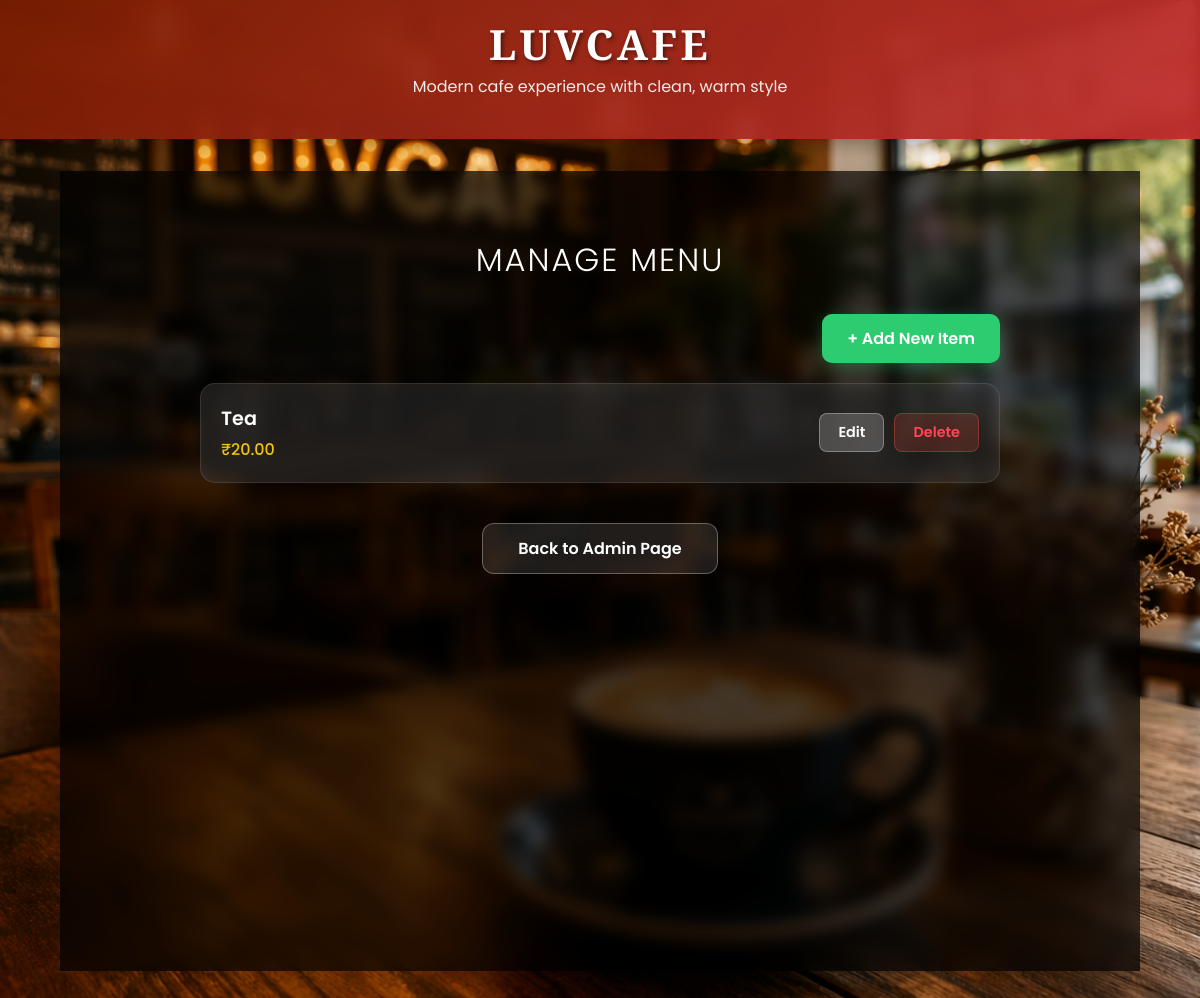
The page /manage_menu/ (signed in) on the database as committed earlier.
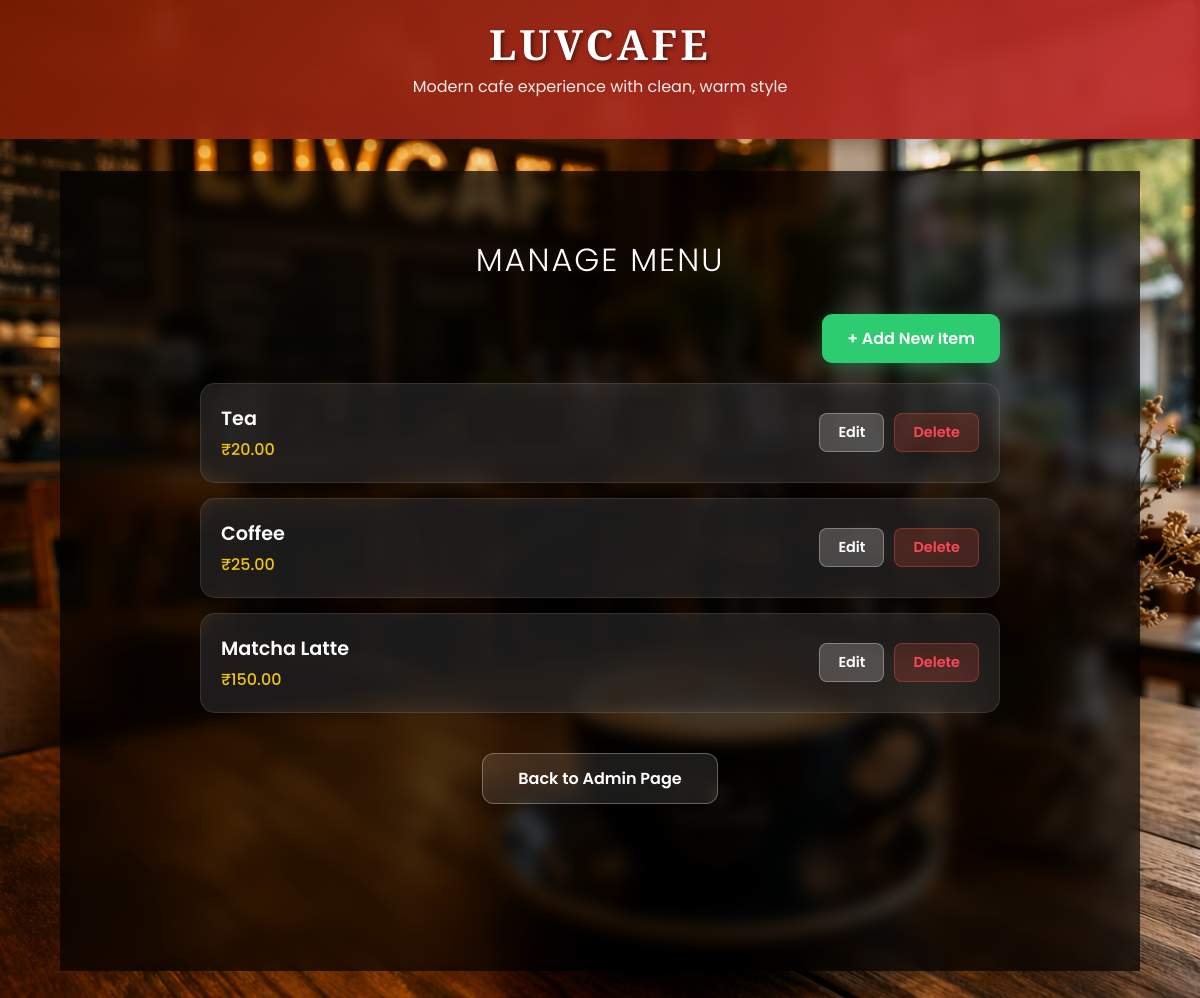
The same page on the database as committed later.
### Luvcafe/models.py (models this page shows, shortened)
class Tastes(models.Model):
    tastes = models.CharField(max_length=100)
    price = models.DecimalField(max_digits=6, decimal_places=2)

### Luvcafe/views.py (the view)
# urls.py: path('manage_menu/', views.manage_menu, name='manage_menu'),
def manage_menu(request):
    if not request.user.is_superuser:
        return redirect('home_page')
    items = Tastes.objects.all()
    return render(request, 'manage_menu.html', {'items': items})

### Luvcafe/templates/manage_menu.html (shortened to what this page needs)
{% extends 'base.html' %}
{% load static %}
{% block content %}
<div class="container">
    <h2>Manage Menu</h2>
    <div class="action-bar">
        <a href="{% url 'add_order' %}" class="btn-add">+ Add New Item</a>
    </div>
    <div class="menu-list">
        {% for item in items %}
        <div class="menu-item-card">
            <div class="item-info">
                <span class="item-name">{{ item.tastes }}</span>
                <span class="item-price">₹{{ item.price }}</span>
            </div>
            <div class="item-controls">
                <a href="{% url 'edit_item' item.id %}" class="btn-ctrl btn-edit">Edit</a>
                <a href="{% url 'delete_item' item.id %}" class="btn-ctrl btn-delete">Delete</a>
            </div>
        </div>
        {% empty %}
        <p style="color: white; opacity: 0.5;">No items in the menu yet.</p>
        {% endfor %}
    </div>
   <div class="btn-container">
        <a href="{% url 'admin_page' %}" class="btn-back">Back to Admin Page</a>
    </div>
</div>
{% endblock %}

Rows that differ between the two databases and show on the page:
added Tastes: tastes "Coffee", price "25.00"
added Tastes: tastes "Matcha Latte", price "150.00"
